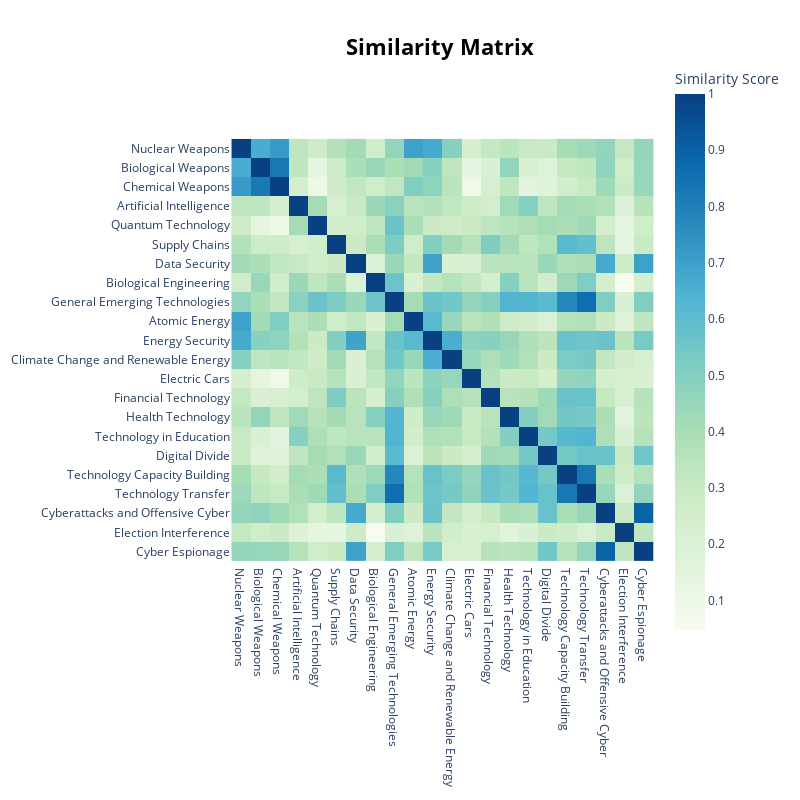

Notebook code cell kept with this figure:
### Markdown cell above
## Heatmap to visualise similarity between topics

### Code cell
heatmap = topic_model.visualize_heatmap(topics=zeroshot_topic_ids, custom_labels=True)

heatmap

### Figure 1 — Plotly figure (JSON) as saved in the notebook; plotly's stock layout.template omitted (floating-point values rounded to 4 significant figures; data arrays with more than 128 entries replaced by an {"elided": "..."} marker saying what was removed)
{"data": [{"coloraxis": "coloraxis", "hovertemplate": "x: %{x}<br>y: %{y}<br>Similarity Score: %{z}<extra></extra>", "name": "0", "type": "heatmap", "x": ["Nuclear Weapons", "Biological Weapons", "Chemical Weapons", "Artificial Intelligence", "Quantum Technology", "Supply Chains", "Data Security", "Biological Engineering", "General Emerging Technologies", "Atomic Energy", "Energy Security", "Climate Change and Renewable Energy", "Electric Cars", "Financial Technology", "Health Technology", "Technology in Education", "Digital Divide", "Technology Capacity Building", "Technology Transfer", "Cyberattacks and Offensive Cyber", "Election Interference", "Cyber Espionage"], "xaxis": "x", "y": ["Nuclear Weapons", "Biological Weapons", "Chemical Weapons", "Artificial Intelligence", "Quantum Technology", "Supply Chains", "Data Security", "Biological Engineering", "General Emerging Technologies", "Atomic Energy", "Energy Security", "Climate Change and Renewable Energy", "Electric Cars", "Financial Technology", "Health Technology", "Technology in Education", "Digital Divide", "Technology Capacity Building", "Technology Transfer", "Cyberattacks and Offensive Cyber", "Election Interference", "Cyber Espionage"], "yaxis": "y", "z": {"elided": "22x22 float values"}}], "layout": {"coloraxis": {"colorbar": {"title": {"text": "Similarity Score"}}, "colorscale": [[0, "rgb(247,252,240)"], [0.125, "rgb(224,243,219)"], [0.25, "rgb(204,235,197)"], [0.375, "rgb(168,221,181)"], [0.5, "rgb(123,204,196)"], [0.625, "rgb(78,179,211)"], [0.75, "rgb(43,140,190)"], [0.875, "rgb(8,104,172)"], [1, "rgb(8,64,129)"]]}, "height": 800, "hoverlabel": {"bgcolor": "white", "font": {"family": "Rockwell", "size": 16}}, "legend": {"title": {"text": "Trend"}}, "margin": {"t": 60}, "showlegend": true, "title": {"font": {"color": "Black", "size": 22}, "text": "<b>Similarity Matrix</b>", "x": 0.55, "xanchor": "center", "y": 0.95, "yanchor": "top"}, "width": 800, "xaxis": {"anchor": "y", "constrain": "domain", "domain": [0, 1], "scaleanchor": "y"}, "yaxis": {"anchor": "x", "autorange": "reversed", "constrain": "domain", "domain": [0, 1]}}}
